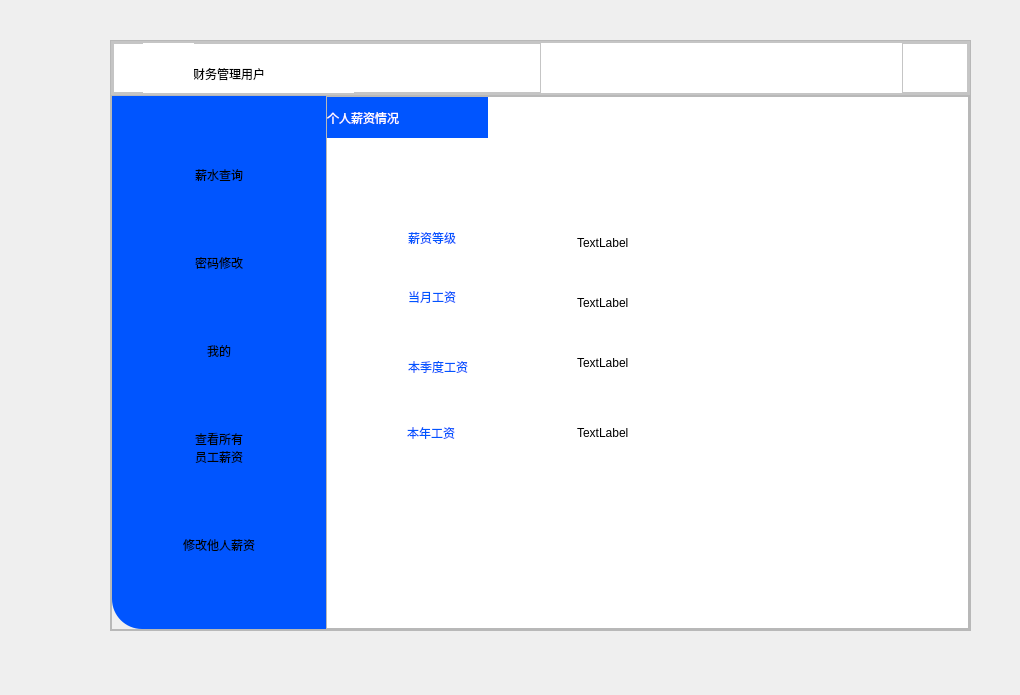
<?xml version="1.0" encoding="UTF-8"?>
<ui version="4.0">
 <class>FinanceWindow</class>
 <widget class="QMainWindow" name="FinanceWindow">
  <property name="geometry">
   <rect>
    <x>0</x>
    <y>0</y>
    <width>1020</width>
    <height>695</height>
   </rect>
  </property>
  <property name="windowTitle">
   <string>MainWindow</string>
  </property>
  <widget class="QWidget" name="centralwidget">
   <widget class="QFrame" name="frame">
    <property name="geometry">
     <rect>
      <x>110</x>
      <y>40</y>
      <width>861</width>
      <height>591</height>
     </rect>
    </property>
    <property name="minimumSize">
     <size>
      <width>861</width>
      <height>591</height>
     </size>
    </property>
    <property name="frameShape">
     <enum>QFrame::StyledPanel</enum>
    </property>
    <property name="frameShadow">
     <enum>QFrame::Raised</enum>
    </property>
    <layout class="QVBoxLayout" name="verticalLayout">
     <property name="spacing">
      <number>0</number>
     </property>
     <property name="leftMargin">
      <number>0</number>
     </property>
     <property name="topMargin">
      <number>0</number>
     </property>
     <property name="rightMargin">
      <number>0</number>
     </property>
     <property name="bottomMargin">
      <number>0</number>
     </property>
     <item>
      <widget class="QFrame" name="frame_2">
       <property name="sizePolicy">
        <sizepolicy hsizetype="Preferred" vsizetype="Expanding">
         <horstretch>0</horstretch>
         <verstretch>1</verstretch>
        </sizepolicy>
       </property>
       <property name="styleSheet">
        <string notr="true">background-color: rgb(255, 255, 255);</string>
       </property>
       <property name="frameShape">
        <enum>QFrame::StyledPanel</enum>
       </property>
       <property name="frameShadow">
        <enum>QFrame::Raised</enum>
       </property>
       <layout class="QHBoxLayout" name="horizontalLayout">
        <property name="spacing">
         <number>0</number>
        </property>
        <property name="leftMargin">
         <number>0</number>
        </property>
        <property name="topMargin">
         <number>0</number>
        </property>
        <property name="rightMargin">
         <number>0</number>
        </property>
        <property name="bottomMargin">
         <number>0</number>
        </property>
        <item>
         <widget class="QFrame" name="frame_4">
          <property name="frameShape">
           <enum>QFrame::StyledPanel</enum>
          </property>
          <property name="frameShadow">
           <enum>QFrame::Raised</enum>
          </property>
          <layout class="QHBoxLayout" name="horizontalLayout_2">
           <property name="spacing">
            <number>0</number>
           </property>
           <property name="leftMargin">
            <number>0</number>
           </property>
           <property name="topMargin">
            <number>0</number>
           </property>
           <property name="rightMargin">
            <number>0</number>
           </property>
           <property name="bottomMargin">
            <number>0</number>
           </property>
           <item>
            <widget class="QFrame" name="frame_6">
             <property name="toolTipDuration">
              <number>0</number>
             </property>
             <property name="styleSheet">
              <string notr="true">Qframe{
  border:none;
}</string>
             </property>
             <property name="frameShape">
              <enum>QFrame::StyledPanel</enum>
             </property>
             <property name="frameShadow">
              <enum>QFrame::Raised</enum>
             </property>
             <widget class="QLabel" name="label">
              <property name="geometry">
               <rect>
                <x>80</x>
                <y>10</y>
                <width>161</width>
                <height>41</height>
               </rect>
              </property>
              <property name="styleSheet">
               <string notr="true">font: 15pt &quot;Algerian&quot;;
color: rgb(0, 0, 0);</string>
              </property>
              <property name="text">
               <string>财务管理用户</string>
              </property>
             </widget>
             <widget class="QPushButton" name="pushButton_3">
              <property name="geometry">
               <rect>
                <x>30</x>
                <y>0</y>
                <width>51</width>
                <height>51</height>
               </rect>
              </property>
              <property name="styleSheet">
               <string notr="true">QPushButton{
	border:none;
}</string>
              </property>
              <property name="text">
               <string/>
              </property>
              <property name="icon">
               <iconset resource="res.qrc">
                <normaloff>:/icons/icons/OIP-C (1).jpg</normaloff>:/icons/icons/OIP-C (1).jpg</iconset>
              </property>
             </widget>
            </widget>
           </item>
           <item alignment="Qt::AlignRight">
            <widget class="QFrame" name="frame_5">
             <property name="styleSheet">
              <string notr="true">Qframe{
  border:none;
}
QPushButton{
	border:none;
}
QPushButton:hover{
	padding-bottom:5px;
}</string>
             </property>
             <property name="frameShape">
              <enum>QFrame::StyledPanel</enum>
             </property>
             <property name="frameShadow">
              <enum>QFrame::Raised</enum>
             </property>
             <layout class="QHBoxLayout" name="horizontalLayout_3">
              <property name="spacing">
               <number>0</number>
              </property>
              <property name="leftMargin">
               <number>0</number>
              </property>
              <property name="topMargin">
               <number>0</number>
              </property>
              <property name="rightMargin">
               <number>0</number>
              </property>
              <item>
               <widget class="QPushButton" name="pushButton">
                <property name="text">
                 <string/>
                </property>
                <property name="icon">
                 <iconset resource="res.qrc">
                  <normaloff>:/icons/icons/下载.jpg</normaloff>:/icons/icons/下载.jpg</iconset>
                </property>
               </widget>
              </item>
              <item>
               <widget class="QPushButton" name="pushButton_2">
                <property name="text">
                 <string/>
                </property>
                <property name="icon">
                 <iconset resource="res.qrc">
                  <normaloff>:/icons/icons/1jpg.jpg</normaloff>:/icons/icons/1jpg.jpg</iconset>
                </property>
               </widget>
              </item>
             </layout>
            </widget>
           </item>
          </layout>
         </widget>
        </item>
       </layout>
      </widget>
     </item>
     <item>
      <widget class="QFrame" name="frame_3">
       <property name="sizePolicy">
        <sizepolicy hsizetype="Preferred" vsizetype="Expanding">
         <horstretch>0</horstretch>
         <verstretch>10</verstretch>
        </sizepolicy>
       </property>
       <property name="frameShape">
        <enum>QFrame::StyledPanel</enum>
       </property>
       <property name="frameShadow">
        <enum>QFrame::Raised</enum>
       </property>
       <layout class="QHBoxLayout" name="horizontalLayout_4">
        <property name="spacing">
         <number>0</number>
        </property>
        <property name="leftMargin">
         <number>0</number>
        </property>
        <property name="topMargin">
         <number>0</number>
        </property>
        <property name="rightMargin">
         <number>0</number>
        </property>
        <property name="bottomMargin">
         <number>0</number>
        </property>
        <item>
         <widget class="QFrame" name="frame_7">
          <property name="sizePolicy">
           <sizepolicy hsizetype="Expanding" vsizetype="Preferred">
            <horstretch>2</horstretch>
            <verstretch>0</verstretch>
           </sizepolicy>
          </property>
          <property name="styleSheet">
           <string notr="true">background-color: rgb(0, 85, 255);
;
border-bottom-left-radius:30px

    </string>
          </property>
          <property name="frameShape">
           <enum>QFrame::StyledPanel</enum>
          </property>
          <property name="frameShadow">
           <enum>QFrame::Raised</enum>
          </property>
          <layout class="QVBoxLayout" name="verticalLayout_2">
           <property name="spacing">
            <number>0</number>
           </property>
           <property name="leftMargin">
            <number>0</number>
           </property>
           <property name="topMargin">
            <number>0</number>
           </property>
           <property name="rightMargin">
            <number>0</number>
           </property>
           <property name="bottomMargin">
            <number>0</number>
           </property>
           <item>
            <widget class="QPushButton" name="pushButton_Seach">
             <property name="styleSheet">
              <string notr="true">font: 18pt &quot;Algerian&quot;;
color: rgb(255, 255, 255);
pressed{
	padding-left:5px;
	padding-top:5px;
}
</string>
             </property>
             <property name="text">
              <string>薪水查询</string>
             </property>
            </widget>
           </item>
           <item>
            <widget class="QPushButton" name="pushButton_Edit">
             <property name="styleSheet">
              <string notr="true">font: 18pt &quot;Algerian&quot;;
color: rgb(255, 255, 255);
pressed{
	padding-left:5px;
	padding-top:5px;
}

</string>
             </property>
             <property name="text">
              <string>密码修改</string>
             </property>
            </widget>
           </item>
           <item>
            <widget class="QPushButton" name="pushButton_My">
             <property name="styleSheet">
              <string notr="true">font: 18pt &quot;Algerian&quot;;
color: rgb(255, 255, 255);
pressed{
	padding-left:5px;
	padding-top:5px;
}

</string>
             </property>
             <property name="text">
              <string>我的</string>
             </property>
            </widget>
           </item>
           <item>
            <widget class="QPushButton" name="pushButton_Find">
             <property name="styleSheet">
              <string notr="true">font: 18pt &quot;Algerian&quot;;
color: rgb(255, 255, 255);
pressed{
	padding-left:5px;
	padding-top:5px;
}

</string>
             </property>
             <property name="text">
              <string>查看所有
员工薪资</string>
             </property>
            </widget>
           </item>
           <item>
            <widget class="QPushButton" name="pushButton_Change">
             <property name="styleSheet">
              <string notr="true">font: 18pt &quot;Algerian&quot;;
color: rgb(255, 255, 255);
pressed{
	padding-left:5px;
	padding-top:5px;
}

</string>
             </property>
             <property name="text">
              <string>修改他人薪资</string>
             </property>
            </widget>
           </item>
          </layout>
         </widget>
        </item>
        <item>
         <widget class="QFrame" name="frame_8">
          <property name="sizePolicy">
           <sizepolicy hsizetype="Expanding" vsizetype="Preferred">
            <horstretch>6</horstretch>
            <verstretch>0</verstretch>
           </sizepolicy>
          </property>
          <property name="frameShape">
           <enum>QFrame::StyledPanel</enum>
          </property>
          <property name="frameShadow">
           <enum>QFrame::Raised</enum>
          </property>
          <layout class="QHBoxLayout" name="horizontalLayout_5">
           <property name="spacing">
            <number>0</number>
           </property>
           <property name="leftMargin">
            <number>0</number>
           </property>
           <property name="topMargin">
            <number>0</number>
           </property>
           <property name="rightMargin">
            <number>0</number>
           </property>
           <property name="bottomMargin">
            <number>0</number>
           </property>
           <item>
            <widget class="QStackedWidget" name="stackedWidget">
             <property name="styleSheet">
              <string notr="true">background-color: rgb(255, 255, 255);</string>
             </property>
             <property name="currentIndex">
              <number>1</number>
             </property>
             <widget class="QWidget" name="page_my">
              <widget class="QLabel" name="label_7">
               <property name="geometry">
                <rect>
                 <x>0</x>
                 <y>0</y>
                 <width>111</width>
                 <height>41</height>
                </rect>
               </property>
               <property name="styleSheet">
                <string notr="true">
font: 15pt &quot;Algerian&quot;;
color: rgb(255, 255, 255);
background-color: rgb(0, 85, 255);</string>
               </property>
               <property name="text">
                <string>个人信息</string>
               </property>
              </widget>
              <widget class="QLabel" name="label_13">
               <property name="geometry">
                <rect>
                 <x>100</x>
                 <y>170</y>
                 <width>71</width>
                 <height>31</height>
                </rect>
               </property>
               <property name="styleSheet">
                <string notr="true">color: rgb(0, 85, 255);
font: 18pt &quot;Algerian&quot;;</string>
               </property>
               <property name="text">
                <string>姓名</string>
               </property>
              </widget>
              <widget class="QLabel" name="label_14">
               <property name="geometry">
                <rect>
                 <x>250</x>
                 <y>110</y>
                 <width>201</width>
                 <height>31</height>
                </rect>
               </property>
               <property name="styleSheet">
                <string notr="true">font: 10pt &quot;Arial&quot;;</string>
               </property>
               <property name="text">
                <string>TextLabel</string>
               </property>
              </widget>
              <widget class="QLabel" name="label_15">
               <property name="geometry">
                <rect>
                 <x>100</x>
                 <y>106</y>
                 <width>81</width>
                 <height>41</height>
                </rect>
               </property>
               <property name="styleSheet">
                <string notr="true">color: rgb(0, 85, 255);
font: 18pt &quot;Algerian&quot;;</string>
               </property>
               <property name="text">
                <string>工号</string>
               </property>
              </widget>
              <widget class="QLabel" name="label_17">
               <property name="geometry">
                <rect>
                 <x>100</x>
                 <y>290</y>
                 <width>161</width>
                 <height>31</height>
                </rect>
               </property>
               <property name="styleSheet">
                <string notr="true">color: rgb(0, 85, 255);
font: 18pt &quot;Algerian&quot;;</string>
               </property>
               <property name="text">
                <string>入职年份</string>
               </property>
              </widget>
              <widget class="QLabel" name="label_19">
               <property name="geometry">
                <rect>
                 <x>100</x>
                 <y>226</y>
                 <width>71</width>
                 <height>41</height>
                </rect>
               </property>
               <property name="styleSheet">
                <string notr="true">color: rgb(0, 85, 255);
font: 18pt &quot;Algerian&quot;;</string>
               </property>
               <property name="text">
                <string>性别</string>
               </property>
              </widget>
              <widget class="QLabel" name="label_21">
               <property name="geometry">
                <rect>
                 <x>100</x>
                 <y>420</y>
                 <width>71</width>
                 <height>31</height>
                </rect>
               </property>
               <property name="styleSheet">
                <string notr="true">color: rgb(0, 85, 255);
font: 18pt &quot;Algerian&quot;;</string>
               </property>
               <property name="text">
                <string>电话</string>
               </property>
              </widget>
              <widget class="QLabel" name="label_23">
               <property name="geometry">
                <rect>
                 <x>100</x>
                 <y>350</y>
                 <width>91</width>
                 <height>41</height>
                </rect>
               </property>
               <property name="styleSheet">
                <string notr="true">color: rgb(0, 85, 255);
font: 18pt &quot;Algerian&quot;;</string>
               </property>
               <property name="text">
                <string>邮箱</string>
               </property>
              </widget>
              <widget class="QLabel" name="label_16">
               <property name="geometry">
                <rect>
                 <x>250</x>
                 <y>170</y>
                 <width>201</width>
                 <height>31</height>
                </rect>
               </property>
               <property name="styleSheet">
                <string notr="true">font: 10pt &quot;Arial&quot;;</string>
               </property>
               <property name="text">
                <string>TextLabel</string>
               </property>
              </widget>
              <widget class="QLabel" name="label_18">
               <property name="geometry">
                <rect>
                 <x>250</x>
                 <y>230</y>
                 <width>201</width>
                 <height>31</height>
                </rect>
               </property>
               <property name="styleSheet">
                <string notr="true">font: 10pt &quot;Arial&quot;;</string>
               </property>
               <property name="text">
                <string>TextLabel</string>
               </property>
              </widget>
              <widget class="QLabel" name="label_20">
               <property name="geometry">
                <rect>
                 <x>250</x>
                 <y>290</y>
                 <width>201</width>
                 <height>31</height>
                </rect>
               </property>
               <property name="styleSheet">
                <string notr="true">font: 10pt &quot;Arial&quot;;</string>
               </property>
               <property name="text">
                <string>TextLabel</string>
               </property>
              </widget>
              <widget class="QLabel" name="label_22">
               <property name="geometry">
                <rect>
                 <x>250</x>
                 <y>350</y>
                 <width>201</width>
                 <height>31</height>
                </rect>
               </property>
               <property name="styleSheet">
                <string notr="true">font: 10pt &quot;Arial&quot;;
</string>
               </property>
               <property name="text">
                <string>TextLabel</string>
               </property>
              </widget>
              <widget class="QLabel" name="label_24">
               <property name="geometry">
                <rect>
                 <x>250</x>
                 <y>420</y>
                 <width>201</width>
                 <height>31</height>
                </rect>
               </property>
               <property name="styleSheet">
                <string notr="true">font: 10pt &quot;Arial&quot;;
</string>
               </property>
               <property name="text">
                <string>TextLabel</string>
               </property>
              </widget>
             </widget>
             <widget class="QWidget" name="page_salary">
              <widget class="QLabel" name="label_6">
               <property name="geometry">
                <rect>
                 <x>0</x>
                 <y>0</y>
                 <width>161</width>
                 <height>41</height>
                </rect>
               </property>
               <property name="styleSheet">
                <string notr="true">
font: 15pt &quot;Algerian&quot;;
color: rgb(255, 255, 255);
background-color: rgb(0, 85, 255);</string>
               </property>
               <property name="text">
                <string>个人薪资情况</string>
               </property>
              </widget>
              <widget class="QLabel" name="label_4">
               <property name="geometry">
                <rect>
                 <x>81</x>
                 <y>120</y>
                 <width>161</width>
                 <height>41</height>
                </rect>
               </property>
               <property name="styleSheet">
                <string notr="true">color: rgb(0, 85, 255);
font: 18pt &quot;Algerian&quot;;</string>
               </property>
               <property name="text">
                <string>薪资等级</string>
               </property>
              </widget>
              <widget class="QLabel" name="label_10">
               <property name="geometry">
                <rect>
                 <x>81</x>
                 <y>184</y>
                 <width>161</width>
                 <height>31</height>
                </rect>
               </property>
               <property name="styleSheet">
                <string notr="true">color: rgb(0, 85, 255);
font: 18pt &quot;Algerian&quot;;</string>
               </property>
               <property name="text">
                <string>当月工资</string>
               </property>
              </widget>
              <widget class="QLabel" name="label_25">
               <property name="geometry">
                <rect>
                 <x>250</x>
                 <y>130</y>
                 <width>201</width>
                 <height>31</height>
                </rect>
               </property>
               <property name="styleSheet">
                <string notr="true">font: 10pt &quot;Arial&quot;;</string>
               </property>
               <property name="text">
                <string>TextLabel</string>
               </property>
              </widget>
              <widget class="QLabel" name="label_26">
               <property name="geometry">
                <rect>
                 <x>250</x>
                 <y>190</y>
                 <width>201</width>
                 <height>31</height>
                </rect>
               </property>
               <property name="styleSheet">
                <string notr="true">font: 10pt &quot;Arial&quot;;</string>
               </property>
               <property name="text">
                <string>TextLabel</string>
               </property>
              </widget>
              <widget class="QLabel" name="label_11">
               <property name="geometry">
                <rect>
                 <x>81</x>
                 <y>254</y>
                 <width>161</width>
                 <height>31</height>
                </rect>
               </property>
               <property name="styleSheet">
                <string notr="true">color: rgb(0, 85, 255);
font: 18pt &quot;Algerian&quot;;</string>
               </property>
               <property name="text">
                <string>本季度工资</string>
               </property>
              </widget>
              <widget class="QLabel" name="label_27">
               <property name="geometry">
                <rect>
                 <x>250</x>
                 <y>250</y>
                 <width>201</width>
                 <height>31</height>
                </rect>
               </property>
               <property name="styleSheet">
                <string notr="true">font: 10pt &quot;Arial&quot;;</string>
               </property>
               <property name="text">
                <string>TextLabel</string>
               </property>
              </widget>
              <widget class="QLabel" name="label_50">
               <property name="geometry">
                <rect>
                 <x>250</x>
                 <y>320</y>
                 <width>201</width>
                 <height>31</height>
                </rect>
               </property>
               <property name="styleSheet">
                <string notr="true">font: 10pt &quot;Arial&quot;;</string>
               </property>
               <property name="text">
                <string>TextLabel</string>
               </property>
              </widget>
              <widget class="QLabel" name="label_51">
               <property name="geometry">
                <rect>
                 <x>80</x>
                 <y>320</y>
                 <width>161</width>
                 <height>31</height>
                </rect>
               </property>
               <property name="styleSheet">
                <string notr="true">color: rgb(0, 85, 255);
font: 18pt &quot;Algerian&quot;;</string>
               </property>
               <property name="text">
                <string>本年工资</string>
               </property>
              </widget>
             </widget>
             <widget class="QWidget" name="page_edit">
              <widget class="QLabel" name="label_8">
               <property name="geometry">
                <rect>
                 <x>0</x>
                 <y>0</y>
                 <width>111</width>
                 <height>41</height>
                </rect>
               </property>
               <property name="styleSheet">
                <string notr="true">
font: 15pt &quot;Algerian&quot;;
color: rgb(255, 255, 255);
background-color: rgb(0, 85, 255);</string>
               </property>
               <property name="text">
                <string>修改密码</string>
               </property>
              </widget>
              <widget class="QFrame" name="frame_9">
               <property name="geometry">
                <rect>
                 <x>0</x>
                 <y>479</y>
                 <width>641</width>
                 <height>40</height>
                </rect>
               </property>
               <property name="frameShape">
                <enum>QFrame::StyledPanel</enum>
               </property>
               <property name="frameShadow">
                <enum>QFrame::Raised</enum>
               </property>
               <layout class="QHBoxLayout" name="horizontalLayout_6">
                <property name="spacing">
                 <number>0</number>
                </property>
                <property name="leftMargin">
                 <number>0</number>
                </property>
                <property name="topMargin">
                 <number>0</number>
                </property>
                <property name="rightMargin">
                 <number>0</number>
                </property>
                <property name="bottomMargin">
                 <number>0</number>
                </property>
                <item>
                 <widget class="QStackedWidget" name="stackedWidget_2">
                  <property name="currentIndex">
                   <number>0</number>
                  </property>
                  <widget class="QWidget" name="page"/>
                  <widget class="QWidget" name="page_2">
                   <widget class="QLabel" name="label_2">
                    <property name="geometry">
                     <rect>
                      <x>240</x>
                      <y>10</y>
                      <width>121</width>
                      <height>21</height>
                     </rect>
                    </property>
                    <property name="styleSheet">
                     <string notr="true">font: 12pt &quot;Algerian&quot;;
color: rgb(255, 0, 0);</string>
                    </property>
                    <property name="text">
                     <string>修改成功！</string>
                    </property>
                   </widget>
                  </widget>
                  <widget class="QWidget" name="page_4">
                   <widget class="QLabel" name="label_12">
                    <property name="geometry">
                     <rect>
                      <x>210</x>
                      <y>10</y>
                      <width>161</width>
                      <height>21</height>
                     </rect>
                    </property>
                    <property name="styleSheet">
                     <string notr="true">font: 12pt &quot;Algerian&quot;;
color: rgb(255, 0, 0);</string>
                    </property>
                    <property name="text">
                     <string>两次密码不相符！</string>
                    </property>
                   </widget>
                  </widget>
                 </widget>
                </item>
               </layout>
              </widget>
              <widget class="QLineEdit" name="lineEdit_change_password">
               <property name="geometry">
                <rect>
                 <x>170</x>
                 <y>140</y>
                 <width>221</width>
                 <height>31</height>
                </rect>
               </property>
               <property name="text">
                <string/>
               </property>
               <property name="echoMode">
                <enum>QLineEdit::Password</enum>
               </property>
               <property name="placeholderText">
                <string>输入新密码：</string>
               </property>
              </widget>
              <widget class="QLineEdit" name="lineEdit_Rchange_password">
               <property name="geometry">
                <rect>
                 <x>170</x>
                 <y>200</y>
                 <width>221</width>
                 <height>31</height>
                </rect>
               </property>
               <property name="text">
                <string/>
               </property>
               <property name="echoMode">
                <enum>QLineEdit::Password</enum>
               </property>
               <property name="placeholderText">
                <string>确认密码：</string>
               </property>
              </widget>
              <widget class="QPushButton" name="pushButton_change_sure">
               <property name="geometry">
                <rect>
                 <x>230</x>
                 <y>280</y>
                 <width>93</width>
                 <height>28</height>
                </rect>
               </property>
               <property name="text">
                <string>确认</string>
               </property>
              </widget>
             </widget>
             <widget class="QWidget" name="page_find_other">
              <widget class="QTableWidget" name="tableWidget">
               <property name="geometry">
                <rect>
                 <x>60</x>
                 <y>60</y>
                 <width>531</width>
                 <height>411</height>
                </rect>
               </property>
              </widget>
              <widget class="QLabel" name="label_52">
               <property name="geometry">
                <rect>
                 <x>0</x>
                 <y>0</y>
                 <width>161</width>
                 <height>41</height>
                </rect>
               </property>
               <property name="styleSheet">
                <string notr="true">
font: 15pt &quot;Algerian&quot;;
color: rgb(255, 255, 255);
background-color: rgb(0, 85, 255);</string>
               </property>
               <property name="text">
                <string>所有员工薪资</string>
               </property>
              </widget>
             </widget>
             <widget class="QWidget" name="page_chang_eother">
              <widget class="QLabel" name="label_53">
               <property name="geometry">
                <rect>
                 <x>0</x>
                 <y>0</y>
                 <width>111</width>
                 <height>41</height>
                </rect>
               </property>
               <property name="styleSheet">
                <string notr="true">
font: 15pt &quot;Algerian&quot;;
color: rgb(255, 255, 255);
background-color: rgb(0, 85, 255);</string>
               </property>
               <property name="text">
                <string>修改薪资</string>
               </property>
              </widget>
              <widget class="QLineEdit" name="lineEdit_grade">
               <property name="geometry">
                <rect>
                 <x>220</x>
                 <y>240</y>
                 <width>201</width>
                 <height>31</height>
                </rect>
               </property>
               <property name="placeholderText">
                <string>修改薪资等级：</string>
               </property>
              </widget>
              <widget class="QLineEdit" name="lineEdit_num">
               <property name="geometry">
                <rect>
                 <x>220</x>
                 <y>150</y>
                 <width>201</width>
                 <height>31</height>
                </rect>
               </property>
               <property name="placeholderText">
                <string>输入需要修改员工的工号：</string>
               </property>
              </widget>
              <widget class="QPushButton" name="pushButton_change_money_sure">
               <property name="geometry">
                <rect>
                 <x>270</x>
                 <y>340</y>
                 <width>93</width>
                 <height>28</height>
                </rect>
               </property>
               <property name="text">
                <string>确定</string>
               </property>
              </widget>
              <widget class="QFrame" name="frame_11">
               <property name="geometry">
                <rect>
                 <x>0</x>
                 <y>479</y>
                 <width>641</width>
                 <height>51</height>
                </rect>
               </property>
               <property name="frameShape">
                <enum>QFrame::StyledPanel</enum>
               </property>
               <property name="frameShadow">
                <enum>QFrame::Raised</enum>
               </property>
               <widget class="QStackedWidget" name="stackedWidget_3">
                <property name="geometry">
                 <rect>
                  <x>0</x>
                  <y>0</y>
                  <width>641</width>
                  <height>51</height>
                 </rect>
                </property>
                <property name="currentIndex">
                 <number>0</number>
                </property>
                <widget class="QWidget" name="page_3"/>
                <widget class="QWidget" name="page_9">
                 <widget class="QLabel" name="label_5">
                  <property name="geometry">
                   <rect>
                    <x>250</x>
                    <y>20</y>
                    <width>101</width>
                    <height>21</height>
                   </rect>
                  </property>
                  <property name="styleSheet">
                   <string notr="true">font: 12pt &quot;Algerian&quot;;
color: rgb(255, 0, 0);</string>
                  </property>
                  <property name="text">
                   <string>修改成功！</string>
                  </property>
                 </widget>
                </widget>
                <widget class="QWidget" name="page_10">
                 <widget class="QLabel" name="label_54">
                  <property name="geometry">
                   <rect>
                    <x>240</x>
                    <y>20</y>
                    <width>121</width>
                    <height>31</height>
                   </rect>
                  </property>
                  <property name="styleSheet">
                   <string notr="true">font: 12pt &quot;Algerian&quot;;
color: rgb(255, 0, 0);</string>
                  </property>
                  <property name="text">
                   <string>工号不正确！</string>
                  </property>
                 </widget>
                </widget>
               </widget>
              </widget>
             </widget>
            </widget>
           </item>
          </layout>
         </widget>
        </item>
       </layout>
      </widget>
     </item>
    </layout>
   </widget>
  </widget>
 </widget>
 <resources>
  <include location="res.qrc"/>
 </resources>
 <connections>
  <connection>
   <sender>pushButton_2</sender>
   <signal>clicked()</signal>
   <receiver>FinanceWindow</receiver>
   <slot>close()</slot>
   <hints>
    <hint type="sourcelabel">
     <x>941</x>
     <y>62</y>
    </hint>
    <hint type="destinationlabel">
     <x>1006</x>
     <y>29</y>
    </hint>
   </hints>
  </connection>
  <connection>
   <sender>pushButton</sender>
   <signal>clicked()</signal>
   <receiver>FinanceWindow</receiver>
   <slot>hide()</slot>
   <hints>
    <hint type="sourcelabel">
     <x>906</x>
     <y>65</y>
    </hint>
    <hint type="destinationlabel">
     <x>842</x>
     <y>10</y>
    </hint>
   </hints>
  </connection>
 </connections>
</ui>
